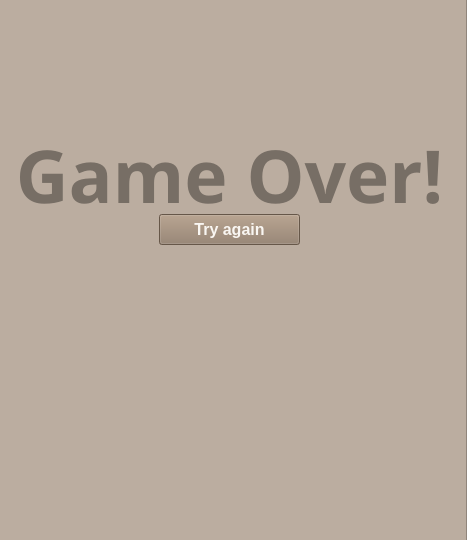
<?xml version="1.0" encoding="UTF-8"?>
<ui version="4.0">
 <class>MainWindow</class>
 <widget class="QMainWindow" name="MainWindow">
  <property name="geometry">
   <rect>
    <x>0</x>
    <y>0</y>
    <width>467</width>
    <height>540</height>
   </rect>
  </property>
  <property name="sizePolicy">
   <sizepolicy hsizetype="Ignored" vsizetype="Ignored">
    <horstretch>0</horstretch>
    <verstretch>0</verstretch>
   </sizepolicy>
  </property>
  <property name="minimumSize">
   <size>
    <width>467</width>
    <height>540</height>
   </size>
  </property>
  <property name="maximumSize">
   <size>
    <width>467</width>
    <height>540</height>
   </size>
  </property>
  <property name="windowTitle">
   <string>MainWindow</string>
  </property>
  <property name="styleSheet">
   <string notr="true">background-color: rgb(187, 173, 160);</string>
  </property>
  <widget class="QWidget" name="centralwidget">
   <widget class="QPushButton" name="newGame_btn">
    <property name="geometry">
     <rect>
      <x>15</x>
      <y>25</y>
      <width>121</width>
      <height>36</height>
     </rect>
    </property>
    <property name="font">
     <font>
      <pointsize>12</pointsize>
      <bold>true</bold>
     </font>
    </property>
    <property name="styleSheet">
     <string notr="true">color: rgb(255, 255, 255);
background-color: rgb(143, 122, 102);</string>
    </property>
    <property name="text">
     <string>New Game</string>
    </property>
    <property name="shortcut">
     <string>N</string>
    </property>
   </widget>
   <widget class="QLabel" name="B13">
    <property name="enabled">
     <bool>true</bool>
    </property>
    <property name="geometry">
     <rect>
      <x>241</x>
      <y>77</y>
      <width>98</width>
      <height>98</height>
     </rect>
    </property>
    <property name="maximumSize">
     <size>
      <width>110</width>
      <height>110</height>
     </size>
    </property>
    <property name="font">
     <font>
      <family>Segoe UI</family>
      <pointsize>40</pointsize>
     </font>
    </property>
    <property name="styleSheet">
     <string notr="true">background-color: #cdc1b4; 
border-radius: 3px;</string>
    </property>
    <property name="text">
     <string/>
    </property>
    <property name="alignment">
     <set>Qt::AlignCenter</set>
    </property>
    <property name="margin">
     <number>20</number>
    </property>
   </widget>
   <widget class="QLabel" name="B14">
    <property name="enabled">
     <bool>true</bool>
    </property>
    <property name="geometry">
     <rect>
      <x>354</x>
      <y>77</y>
      <width>98</width>
      <height>98</height>
     </rect>
    </property>
    <property name="maximumSize">
     <size>
      <width>110</width>
      <height>110</height>
     </size>
    </property>
    <property name="font">
     <font>
      <family>Segoe UI</family>
      <pointsize>40</pointsize>
     </font>
    </property>
    <property name="styleSheet">
     <string notr="true">background-color: #cdc1b4; 
border-radius: 3px;</string>
    </property>
    <property name="text">
     <string/>
    </property>
    <property name="alignment">
     <set>Qt::AlignCenter</set>
    </property>
    <property name="margin">
     <number>20</number>
    </property>
   </widget>
   <widget class="QWidget" name="layoutWidget">
    <property name="geometry">
     <rect>
      <x>0</x>
      <y>0</y>
      <width>134</width>
      <height>26</height>
     </rect>
    </property>
    <layout class="QHBoxLayout" name="horizontalLayout_6"/>
   </widget>
   <widget class="QLabel" name="B31">
    <property name="geometry">
     <rect>
      <x>15</x>
      <y>303</y>
      <width>98</width>
      <height>98</height>
     </rect>
    </property>
    <property name="maximumSize">
     <size>
      <width>110</width>
      <height>110</height>
     </size>
    </property>
    <property name="font">
     <font>
      <family>Segoe UI</family>
      <pointsize>40</pointsize>
     </font>
    </property>
    <property name="styleSheet">
     <string notr="true">background-color: #cdc1b4; 
border-radius: 3px;</string>
    </property>
    <property name="text">
     <string/>
    </property>
    <property name="alignment">
     <set>Qt::AlignCenter</set>
    </property>
    <property name="margin">
     <number>20</number>
    </property>
   </widget>
   <widget class="QLabel" name="B33">
    <property name="geometry">
     <rect>
      <x>241</x>
      <y>303</y>
      <width>98</width>
      <height>98</height>
     </rect>
    </property>
    <property name="maximumSize">
     <size>
      <width>110</width>
      <height>110</height>
     </size>
    </property>
    <property name="font">
     <font>
      <family>Segoe UI</family>
      <pointsize>40</pointsize>
     </font>
    </property>
    <property name="styleSheet">
     <string notr="true">background-color: #cdc1b4; 
border-radius: 3px;</string>
    </property>
    <property name="text">
     <string/>
    </property>
    <property name="alignment">
     <set>Qt::AlignCenter</set>
    </property>
    <property name="margin">
     <number>20</number>
    </property>
   </widget>
   <widget class="QLabel" name="B32">
    <property name="geometry">
     <rect>
      <x>128</x>
      <y>303</y>
      <width>98</width>
      <height>98</height>
     </rect>
    </property>
    <property name="maximumSize">
     <size>
      <width>110</width>
      <height>110</height>
     </size>
    </property>
    <property name="font">
     <font>
      <family>Segoe UI</family>
      <pointsize>40</pointsize>
     </font>
    </property>
    <property name="styleSheet">
     <string notr="true">background-color: #cdc1b4; 
border-radius: 3px;</string>
    </property>
    <property name="text">
     <string/>
    </property>
    <property name="alignment">
     <set>Qt::AlignCenter</set>
    </property>
    <property name="margin">
     <number>20</number>
    </property>
   </widget>
   <widget class="QLabel" name="B34">
    <property name="geometry">
     <rect>
      <x>354</x>
      <y>303</y>
      <width>98</width>
      <height>98</height>
     </rect>
    </property>
    <property name="maximumSize">
     <size>
      <width>110</width>
      <height>110</height>
     </size>
    </property>
    <property name="font">
     <font>
      <family>Segoe UI</family>
      <pointsize>40</pointsize>
     </font>
    </property>
    <property name="styleSheet">
     <string notr="true">background-color: #cdc1b4; 
border-radius: 3px;</string>
    </property>
    <property name="text">
     <string/>
    </property>
    <property name="alignment">
     <set>Qt::AlignCenter</set>
    </property>
    <property name="margin">
     <number>20</number>
    </property>
   </widget>
   <widget class="QLabel" name="B44">
    <property name="geometry">
     <rect>
      <x>354</x>
      <y>416</y>
      <width>98</width>
      <height>98</height>
     </rect>
    </property>
    <property name="maximumSize">
     <size>
      <width>110</width>
      <height>110</height>
     </size>
    </property>
    <property name="font">
     <font>
      <family>Segoe UI</family>
      <pointsize>40</pointsize>
     </font>
    </property>
    <property name="styleSheet">
     <string notr="true">background-color: #cdc1b4; 
border-radius: 3px;</string>
    </property>
    <property name="text">
     <string/>
    </property>
    <property name="alignment">
     <set>Qt::AlignCenter</set>
    </property>
    <property name="margin">
     <number>20</number>
    </property>
   </widget>
   <widget class="QLabel" name="B43">
    <property name="geometry">
     <rect>
      <x>241</x>
      <y>416</y>
      <width>98</width>
      <height>98</height>
     </rect>
    </property>
    <property name="maximumSize">
     <size>
      <width>110</width>
      <height>110</height>
     </size>
    </property>
    <property name="font">
     <font>
      <family>Segoe UI</family>
      <pointsize>40</pointsize>
     </font>
    </property>
    <property name="styleSheet">
     <string notr="true">background-color: #cdc1b4; 
border-radius: 3px;</string>
    </property>
    <property name="text">
     <string/>
    </property>
    <property name="alignment">
     <set>Qt::AlignCenter</set>
    </property>
    <property name="margin">
     <number>20</number>
    </property>
   </widget>
   <widget class="QLabel" name="B41">
    <property name="geometry">
     <rect>
      <x>15</x>
      <y>416</y>
      <width>98</width>
      <height>98</height>
     </rect>
    </property>
    <property name="maximumSize">
     <size>
      <width>110</width>
      <height>110</height>
     </size>
    </property>
    <property name="font">
     <font>
      <family>Segoe UI</family>
      <pointsize>40</pointsize>
     </font>
    </property>
    <property name="styleSheet">
     <string notr="true">background-color: #cdc1b4; 
border-radius: 3px;</string>
    </property>
    <property name="text">
     <string/>
    </property>
    <property name="alignment">
     <set>Qt::AlignCenter</set>
    </property>
    <property name="margin">
     <number>20</number>
    </property>
   </widget>
   <widget class="QLabel" name="B42">
    <property name="geometry">
     <rect>
      <x>128</x>
      <y>416</y>
      <width>98</width>
      <height>98</height>
     </rect>
    </property>
    <property name="maximumSize">
     <size>
      <width>110</width>
      <height>110</height>
     </size>
    </property>
    <property name="font">
     <font>
      <family>Segoe UI</family>
      <pointsize>40</pointsize>
     </font>
    </property>
    <property name="styleSheet">
     <string notr="true">background-color: #cdc1b4; 
border-radius: 3px;</string>
    </property>
    <property name="text">
     <string/>
    </property>
    <property name="alignment">
     <set>Qt::AlignCenter</set>
    </property>
    <property name="margin">
     <number>20</number>
    </property>
   </widget>
   <widget class="QLabel" name="B21">
    <property name="geometry">
     <rect>
      <x>15</x>
      <y>190</y>
      <width>98</width>
      <height>98</height>
     </rect>
    </property>
    <property name="maximumSize">
     <size>
      <width>110</width>
      <height>110</height>
     </size>
    </property>
    <property name="font">
     <font>
      <family>Segoe UI</family>
      <pointsize>40</pointsize>
     </font>
    </property>
    <property name="styleSheet">
     <string notr="true">background-color: #cdc1b4; 
border-radius: 3px;</string>
    </property>
    <property name="text">
     <string/>
    </property>
    <property name="alignment">
     <set>Qt::AlignCenter</set>
    </property>
    <property name="margin">
     <number>20</number>
    </property>
   </widget>
   <widget class="QLabel" name="B24">
    <property name="geometry">
     <rect>
      <x>354</x>
      <y>190</y>
      <width>98</width>
      <height>98</height>
     </rect>
    </property>
    <property name="maximumSize">
     <size>
      <width>110</width>
      <height>110</height>
     </size>
    </property>
    <property name="font">
     <font>
      <family>Segoe UI</family>
      <pointsize>40</pointsize>
     </font>
    </property>
    <property name="styleSheet">
     <string notr="true">background-color: #cdc1b4; 
border-radius: 3px;</string>
    </property>
    <property name="text">
     <string/>
    </property>
    <property name="alignment">
     <set>Qt::AlignCenter</set>
    </property>
    <property name="margin">
     <number>20</number>
    </property>
   </widget>
   <widget class="QLabel" name="B23">
    <property name="geometry">
     <rect>
      <x>241</x>
      <y>190</y>
      <width>98</width>
      <height>98</height>
     </rect>
    </property>
    <property name="maximumSize">
     <size>
      <width>110</width>
      <height>110</height>
     </size>
    </property>
    <property name="font">
     <font>
      <family>Segoe UI</family>
      <pointsize>40</pointsize>
     </font>
    </property>
    <property name="styleSheet">
     <string notr="true">background-color: #cdc1b4; 
border-radius: 3px;</string>
    </property>
    <property name="text">
     <string/>
    </property>
    <property name="alignment">
     <set>Qt::AlignCenter</set>
    </property>
    <property name="margin">
     <number>20</number>
    </property>
   </widget>
   <widget class="QLabel" name="B22">
    <property name="geometry">
     <rect>
      <x>128</x>
      <y>190</y>
      <width>98</width>
      <height>98</height>
     </rect>
    </property>
    <property name="maximumSize">
     <size>
      <width>110</width>
      <height>110</height>
     </size>
    </property>
    <property name="font">
     <font>
      <family>Segoe UI</family>
      <pointsize>40</pointsize>
     </font>
    </property>
    <property name="styleSheet">
     <string notr="true">background-color: #cdc1b4; 
border-radius: 3px;</string>
    </property>
    <property name="text">
     <string/>
    </property>
    <property name="alignment">
     <set>Qt::AlignCenter</set>
    </property>
    <property name="margin">
     <number>20</number>
    </property>
   </widget>
   <widget class="QLabel" name="B11">
    <property name="enabled">
     <bool>true</bool>
    </property>
    <property name="geometry">
     <rect>
      <x>15</x>
      <y>77</y>
      <width>98</width>
      <height>98</height>
     </rect>
    </property>
    <property name="maximumSize">
     <size>
      <width>110</width>
      <height>110</height>
     </size>
    </property>
    <property name="font">
     <font>
      <family>Segoe UI</family>
      <pointsize>40</pointsize>
     </font>
    </property>
    <property name="autoFillBackground">
     <bool>false</bool>
    </property>
    <property name="styleSheet">
     <string notr="true">background-color: #cdc1b4; 
border-radius: 3px;</string>
    </property>
    <property name="text">
     <string/>
    </property>
    <property name="alignment">
     <set>Qt::AlignCenter</set>
    </property>
    <property name="margin">
     <number>20</number>
    </property>
   </widget>
   <widget class="QLabel" name="B12">
    <property name="enabled">
     <bool>true</bool>
    </property>
    <property name="geometry">
     <rect>
      <x>128</x>
      <y>77</y>
      <width>98</width>
      <height>98</height>
     </rect>
    </property>
    <property name="maximumSize">
     <size>
      <width>110</width>
      <height>110</height>
     </size>
    </property>
    <property name="font">
     <font>
      <family>Segoe UI</family>
      <pointsize>40</pointsize>
     </font>
    </property>
    <property name="styleSheet">
     <string notr="true">background-color: #cdc1b4; 
border-radius: 3px;</string>
    </property>
    <property name="text">
     <string/>
    </property>
    <property name="alignment">
     <set>Qt::AlignCenter</set>
    </property>
    <property name="margin">
     <number>20</number>
    </property>
   </widget>
   <widget class="QLabel" name="Score_lbl">
    <property name="geometry">
     <rect>
      <x>170</x>
      <y>40</y>
      <width>171</width>
      <height>24</height>
     </rect>
    </property>
    <property name="font">
     <font>
      <pointsize>15</pointsize>
     </font>
    </property>
    <property name="text">
     <string>Score: </string>
    </property>
   </widget>
   <widget class="QFrame" name="frame">
    <property name="geometry">
     <rect>
      <x>-4</x>
      <y>-16</y>
      <width>471</width>
      <height>600</height>
     </rect>
    </property>
    <property name="styleSheet">
     <string notr="true">background: rgba(238,228,218,.50);</string>
    </property>
    <property name="frameShape">
     <enum>QFrame::StyledPanel</enum>
    </property>
    <property name="frameShadow">
     <enum>QFrame::Raised</enum>
    </property>
    <widget class="QLabel" name="status_label">
     <property name="geometry">
      <rect>
       <x>0</x>
       <y>140</y>
       <width>467</width>
       <height>101</height>
      </rect>
     </property>
     <property name="font">
      <font>
       <family>clear sans</family>
       <pointsize>55</pointsize>
       <bold>true</bold>
      </font>
     </property>
     <property name="autoFillBackground">
      <bool>false</bool>
     </property>
     <property name="styleSheet">
      <string notr="true">color : #776E65;
background-color: transparent;
font-family: clear sans,helvetica neue,Arial,sans-serif;</string>
     </property>
     <property name="text">
      <string>Game Over!</string>
     </property>
     <property name="alignment">
      <set>Qt::AlignCenter</set>
     </property>
    </widget>
    <widget class="QPushButton" name="try_again_btn">
     <property name="geometry">
      <rect>
       <x>163</x>
       <y>230</y>
       <width>141</width>
       <height>31</height>
      </rect>
     </property>
     <property name="font">
      <font>
       <pointsize>12</pointsize>
       <bold>true</bold>
      </font>
     </property>
     <property name="styleSheet">
      <string notr="true">background-color:#8F7A66;
color: #f9f6f2;</string>
     </property>
     <property name="text">
      <string>Try again</string>
     </property>
    </widget>
   </widget>
   <widget class="QLabel" name="Max_Score_lbl">
    <property name="geometry">
     <rect>
      <x>170</x>
      <y>10</y>
      <width>171</width>
      <height>24</height>
     </rect>
    </property>
    <property name="font">
     <font>
      <pointsize>15</pointsize>
     </font>
    </property>
    <property name="text">
     <string>Best Score: </string>
    </property>
   </widget>
   <widget class="QPushButton" name="change_theme_button">
    <property name="geometry">
     <rect>
      <x>370</x>
      <y>20</y>
      <width>48</width>
      <height>48</height>
     </rect>
    </property>
    <property name="styleSheet">
     <string notr="true">background-image: url(:/2048/image/dark_theme.png)</string>
    </property>
    <property name="text">
     <string/>
    </property>
   </widget>
   <widget class="QLabel" name="B22_2">
    <property name="geometry">
     <rect>
      <x>128</x>
      <y>190</y>
      <width>98</width>
      <height>98</height>
     </rect>
    </property>
    <property name="maximumSize">
     <size>
      <width>110</width>
      <height>110</height>
     </size>
    </property>
    <property name="font">
     <font>
      <family>Segoe UI</family>
      <pointsize>40</pointsize>
     </font>
    </property>
    <property name="styleSheet">
     <string notr="true">background-color: #cdc1b4; 
border-radius: 3px;</string>
    </property>
    <property name="text">
     <string/>
    </property>
    <property name="alignment">
     <set>Qt::AlignCenter</set>
    </property>
    <property name="margin">
     <number>20</number>
    </property>
   </widget>
   <widget class="QLabel" name="B13_2">
    <property name="enabled">
     <bool>true</bool>
    </property>
    <property name="geometry">
     <rect>
      <x>241</x>
      <y>77</y>
      <width>98</width>
      <height>98</height>
     </rect>
    </property>
    <property name="maximumSize">
     <size>
      <width>110</width>
      <height>110</height>
     </size>
    </property>
    <property name="font">
     <font>
      <family>Segoe UI</family>
      <pointsize>40</pointsize>
     </font>
    </property>
    <property name="styleSheet">
     <string notr="true">background-color: #cdc1b4; 
border-radius: 3px;</string>
    </property>
    <property name="text">
     <string/>
    </property>
    <property name="alignment">
     <set>Qt::AlignCenter</set>
    </property>
    <property name="margin">
     <number>20</number>
    </property>
   </widget>
   <widget class="QLabel" name="B34_2">
    <property name="geometry">
     <rect>
      <x>354</x>
      <y>303</y>
      <width>98</width>
      <height>98</height>
     </rect>
    </property>
    <property name="maximumSize">
     <size>
      <width>110</width>
      <height>110</height>
     </size>
    </property>
    <property name="font">
     <font>
      <family>Segoe UI</family>
      <pointsize>40</pointsize>
     </font>
    </property>
    <property name="styleSheet">
     <string notr="true">background-color: #cdc1b4; 
border-radius: 3px;</string>
    </property>
    <property name="text">
     <string/>
    </property>
    <property name="alignment">
     <set>Qt::AlignCenter</set>
    </property>
    <property name="margin">
     <number>20</number>
    </property>
   </widget>
   <widget class="QLabel" name="B11_2">
    <property name="enabled">
     <bool>true</bool>
    </property>
    <property name="geometry">
     <rect>
      <x>15</x>
      <y>77</y>
      <width>98</width>
      <height>98</height>
     </rect>
    </property>
    <property name="maximumSize">
     <size>
      <width>110</width>
      <height>110</height>
     </size>
    </property>
    <property name="font">
     <font>
      <family>Segoe UI</family>
      <pointsize>40</pointsize>
     </font>
    </property>
    <property name="autoFillBackground">
     <bool>false</bool>
    </property>
    <property name="styleSheet">
     <string notr="true">background-color: #cdc1b4; 
border-radius: 3px;</string>
    </property>
    <property name="text">
     <string/>
    </property>
    <property name="alignment">
     <set>Qt::AlignCenter</set>
    </property>
    <property name="margin">
     <number>20</number>
    </property>
   </widget>
   <widget class="QLabel" name="B31_2">
    <property name="geometry">
     <rect>
      <x>15</x>
      <y>303</y>
      <width>98</width>
      <height>98</height>
     </rect>
    </property>
    <property name="maximumSize">
     <size>
      <width>110</width>
      <height>110</height>
     </size>
    </property>
    <property name="font">
     <font>
      <family>Segoe UI</family>
      <pointsize>40</pointsize>
     </font>
    </property>
    <property name="styleSheet">
     <string notr="true">background-color: #cdc1b4; 
border-radius: 3px;</string>
    </property>
    <property name="text">
     <string/>
    </property>
    <property name="alignment">
     <set>Qt::AlignCenter</set>
    </property>
    <property name="margin">
     <number>20</number>
    </property>
   </widget>
   <widget class="QLabel" name="B41_2">
    <property name="geometry">
     <rect>
      <x>15</x>
      <y>416</y>
      <width>98</width>
      <height>98</height>
     </rect>
    </property>
    <property name="maximumSize">
     <size>
      <width>110</width>
      <height>110</height>
     </size>
    </property>
    <property name="font">
     <font>
      <family>Segoe UI</family>
      <pointsize>40</pointsize>
     </font>
    </property>
    <property name="styleSheet">
     <string notr="true">background-color: #cdc1b4; 
border-radius: 3px;</string>
    </property>
    <property name="text">
     <string/>
    </property>
    <property name="alignment">
     <set>Qt::AlignCenter</set>
    </property>
    <property name="margin">
     <number>20</number>
    </property>
   </widget>
   <widget class="QLabel" name="B32_2">
    <property name="geometry">
     <rect>
      <x>128</x>
      <y>303</y>
      <width>98</width>
      <height>98</height>
     </rect>
    </property>
    <property name="maximumSize">
     <size>
      <width>110</width>
      <height>110</height>
     </size>
    </property>
    <property name="font">
     <font>
      <family>Segoe UI</family>
      <pointsize>40</pointsize>
     </font>
    </property>
    <property name="styleSheet">
     <string notr="true">background-color: #cdc1b4; 
border-radius: 3px;</string>
    </property>
    <property name="text">
     <string/>
    </property>
    <property name="alignment">
     <set>Qt::AlignCenter</set>
    </property>
    <property name="margin">
     <number>20</number>
    </property>
   </widget>
   <widget class="QLabel" name="B14_2">
    <property name="enabled">
     <bool>true</bool>
    </property>
    <property name="geometry">
     <rect>
      <x>354</x>
      <y>77</y>
      <width>98</width>
      <height>98</height>
     </rect>
    </property>
    <property name="maximumSize">
     <size>
      <width>110</width>
      <height>110</height>
     </size>
    </property>
    <property name="font">
     <font>
      <family>Segoe UI</family>
      <pointsize>40</pointsize>
     </font>
    </property>
    <property name="styleSheet">
     <string notr="true">background-color: #cdc1b4; 
border-radius: 3px;</string>
    </property>
    <property name="text">
     <string/>
    </property>
    <property name="alignment">
     <set>Qt::AlignCenter</set>
    </property>
    <property name="margin">
     <number>20</number>
    </property>
   </widget>
   <widget class="QLabel" name="B42_2">
    <property name="geometry">
     <rect>
      <x>128</x>
      <y>416</y>
      <width>98</width>
      <height>98</height>
     </rect>
    </property>
    <property name="maximumSize">
     <size>
      <width>110</width>
      <height>110</height>
     </size>
    </property>
    <property name="font">
     <font>
      <family>Segoe UI</family>
      <pointsize>40</pointsize>
     </font>
    </property>
    <property name="styleSheet">
     <string notr="true">background-color: #cdc1b4; 
border-radius: 3px;</string>
    </property>
    <property name="text">
     <string/>
    </property>
    <property name="alignment">
     <set>Qt::AlignCenter</set>
    </property>
    <property name="margin">
     <number>20</number>
    </property>
   </widget>
   <widget class="QLabel" name="B43_2">
    <property name="geometry">
     <rect>
      <x>241</x>
      <y>416</y>
      <width>98</width>
      <height>98</height>
     </rect>
    </property>
    <property name="maximumSize">
     <size>
      <width>110</width>
      <height>110</height>
     </size>
    </property>
    <property name="font">
     <font>
      <family>Segoe UI</family>
      <pointsize>40</pointsize>
     </font>
    </property>
    <property name="styleSheet">
     <string notr="true">background-color: #cdc1b4; 
border-radius: 3px;</string>
    </property>
    <property name="text">
     <string/>
    </property>
    <property name="alignment">
     <set>Qt::AlignCenter</set>
    </property>
    <property name="margin">
     <number>20</number>
    </property>
   </widget>
   <widget class="QLabel" name="B12_2">
    <property name="enabled">
     <bool>true</bool>
    </property>
    <property name="geometry">
     <rect>
      <x>128</x>
      <y>77</y>
      <width>98</width>
      <height>98</height>
     </rect>
    </property>
    <property name="maximumSize">
     <size>
      <width>110</width>
      <height>110</height>
     </size>
    </property>
    <property name="font">
     <font>
      <family>Segoe UI</family>
      <pointsize>40</pointsize>
     </font>
    </property>
    <property name="styleSheet">
     <string notr="true">background-color: #cdc1b4; 
border-radius: 3px;</string>
    </property>
    <property name="text">
     <string/>
    </property>
    <property name="alignment">
     <set>Qt::AlignCenter</set>
    </property>
    <property name="margin">
     <number>20</number>
    </property>
   </widget>
   <widget class="QLabel" name="B33_2">
    <property name="geometry">
     <rect>
      <x>241</x>
      <y>303</y>
      <width>98</width>
      <height>98</height>
     </rect>
    </property>
    <property name="maximumSize">
     <size>
      <width>110</width>
      <height>110</height>
     </size>
    </property>
    <property name="font">
     <font>
      <family>Segoe UI</family>
      <pointsize>40</pointsize>
     </font>
    </property>
    <property name="styleSheet">
     <string notr="true">background-color: #cdc1b4; 
border-radius: 3px;</string>
    </property>
    <property name="text">
     <string/>
    </property>
    <property name="alignment">
     <set>Qt::AlignCenter</set>
    </property>
    <property name="margin">
     <number>20</number>
    </property>
   </widget>
   <widget class="QLabel" name="B21_2">
    <property name="geometry">
     <rect>
      <x>15</x>
      <y>190</y>
      <width>98</width>
      <height>98</height>
     </rect>
    </property>
    <property name="maximumSize">
     <size>
      <width>110</width>
      <height>110</height>
     </size>
    </property>
    <property name="font">
     <font>
      <family>Segoe UI</family>
      <pointsize>40</pointsize>
     </font>
    </property>
    <property name="styleSheet">
     <string notr="true">background-color: #cdc1b4; 
border-radius: 3px;</string>
    </property>
    <property name="text">
     <string/>
    </property>
    <property name="alignment">
     <set>Qt::AlignCenter</set>
    </property>
    <property name="margin">
     <number>20</number>
    </property>
   </widget>
   <widget class="QLabel" name="B23_2">
    <property name="geometry">
     <rect>
      <x>241</x>
      <y>190</y>
      <width>98</width>
      <height>98</height>
     </rect>
    </property>
    <property name="maximumSize">
     <size>
      <width>110</width>
      <height>110</height>
     </size>
    </property>
    <property name="font">
     <font>
      <family>Segoe UI</family>
      <pointsize>40</pointsize>
     </font>
    </property>
    <property name="styleSheet">
     <string notr="true">background-color: #cdc1b4; 
border-radius: 3px;</string>
    </property>
    <property name="text">
     <string/>
    </property>
    <property name="alignment">
     <set>Qt::AlignCenter</set>
    </property>
    <property name="margin">
     <number>20</number>
    </property>
   </widget>
   <widget class="QLabel" name="B24_2">
    <property name="geometry">
     <rect>
      <x>354</x>
      <y>190</y>
      <width>98</width>
      <height>98</height>
     </rect>
    </property>
    <property name="maximumSize">
     <size>
      <width>110</width>
      <height>110</height>
     </size>
    </property>
    <property name="font">
     <font>
      <family>Segoe UI</family>
      <pointsize>40</pointsize>
     </font>
    </property>
    <property name="styleSheet">
     <string notr="true">background-color: #cdc1b4; 
border-radius: 3px;</string>
    </property>
    <property name="text">
     <string/>
    </property>
    <property name="alignment">
     <set>Qt::AlignCenter</set>
    </property>
    <property name="margin">
     <number>20</number>
    </property>
   </widget>
   <widget class="QLabel" name="B44_2">
    <property name="geometry">
     <rect>
      <x>354</x>
      <y>416</y>
      <width>98</width>
      <height>98</height>
     </rect>
    </property>
    <property name="maximumSize">
     <size>
      <width>110</width>
      <height>110</height>
     </size>
    </property>
    <property name="font">
     <font>
      <family>Segoe UI</family>
      <pointsize>40</pointsize>
     </font>
    </property>
    <property name="styleSheet">
     <string notr="true">background-color: #cdc1b4; 
border-radius: 3px;</string>
    </property>
    <property name="text">
     <string/>
    </property>
    <property name="alignment">
     <set>Qt::AlignCenter</set>
    </property>
    <property name="margin">
     <number>20</number>
    </property>
   </widget>
   <zorder>B44_2</zorder>
   <zorder>B43_2</zorder>
   <zorder>B42_2</zorder>
   <zorder>B41_2</zorder>
   <zorder>B34_2</zorder>
   <zorder>B33_2</zorder>
   <zorder>B32_2</zorder>
   <zorder>B31_2</zorder>
   <zorder>B24_2</zorder>
   <zorder>B23_2</zorder>
   <zorder>B22_2</zorder>
   <zorder>B21_2</zorder>
   <zorder>B14_2</zorder>
   <zorder>B13_2</zorder>
   <zorder>B12_2</zorder>
   <zorder>B11_2</zorder>
   <zorder>change_theme_button</zorder>
   <zorder>Max_Score_lbl</zorder>
   <zorder>layoutWidget</zorder>
   <zorder>B31</zorder>
   <zorder>B33</zorder>
   <zorder>B32</zorder>
   <zorder>B34</zorder>
   <zorder>B44</zorder>
   <zorder>B43</zorder>
   <zorder>B41</zorder>
   <zorder>B42</zorder>
   <zorder>B21</zorder>
   <zorder>newGame_btn</zorder>
   <zorder>B13</zorder>
   <zorder>B14</zorder>
   <zorder>B24</zorder>
   <zorder>B23</zorder>
   <zorder>B22</zorder>
   <zorder>B11</zorder>
   <zorder>B12</zorder>
   <zorder>Score_lbl</zorder>
   <zorder>frame</zorder>
  </widget>
  <widget class="QMenuBar" name="menuBar">
   <property name="geometry">
    <rect>
     <x>0</x>
     <y>0</y>
     <width>467</width>
     <height>21</height>
    </rect>
   </property>
  </widget>
 </widget>
 <resources/>
 <connections/>
</ui>
